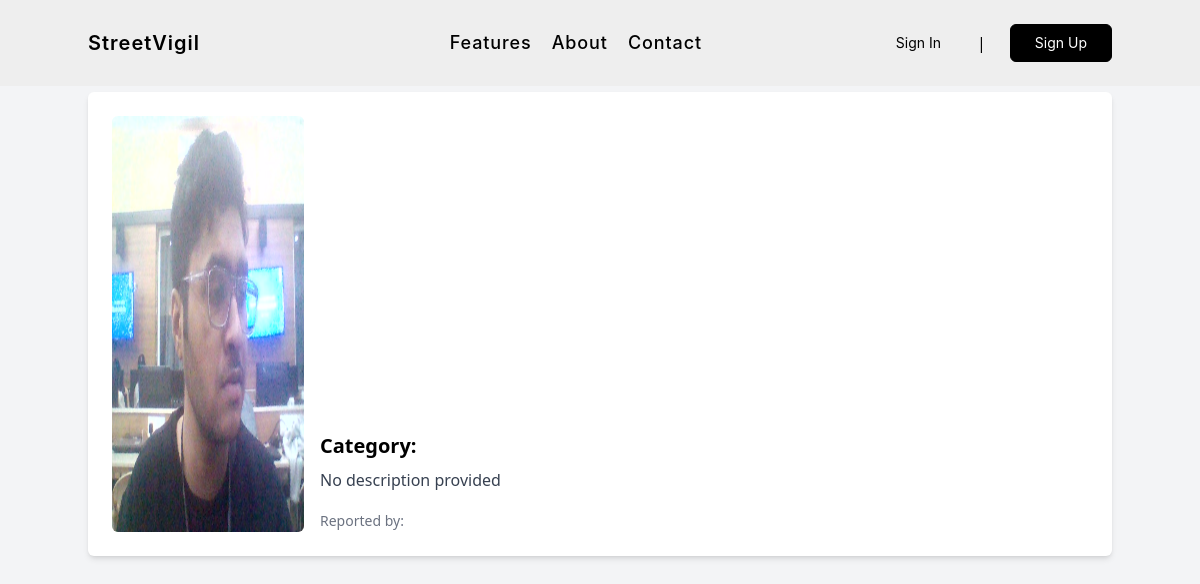
Screenshot of /streetvigil/crime_report/34/ with the database file from the repository.
### streetvigil/models.py (models this page shows, shortened)
class CapturedImage(models.Model):
    image = models.ImageField(upload_to='captured_images/')
    category = models.CharField(max_length=200, blank =  True , null = True)
    description = models.TextField(default='No description provided')
    reported_by = models.ForeignKey(User, on_delete=models.CASCADE, null=True, blank=True)
    latitude = models.FloatField(null=True, blank=True)
    longitude = models.FloatField(null=True, blank=True)
    verified = models.BooleanField(default=False )
    rewards = models.IntegerField(default=0)
    created_at = models.DateTimeField(default=timezone.now)
    class Meta:
        ordering = ['-created_at']

### streetvigil/views.py (the view)
# urls.py: path('crime_report/<int:crime_id>/', crime_report, name='crime_report'),
def crime_report(request, crime_id):
    crime_event = get_object_or_404(CapturedImage, id=crime_id)
    crime_map = folium.Map(location=[crime_event.latitude, crime_event.longitude], zoom_start=13)
    folium.Marker([crime_event.latitude, crime_event.longitude],
                  popup=f"Category: {crime_event.category}, Description: {crime_event.description}",
                  icon=folium.Icon(color='red', icon='circle', prefix='fa')).add_to(crime_map)
    crime_map_html = crime_map._repr_html_()
    context = {
        'crime_event': crime_event,
        'crime_map_html': crime_map_html,  # Pass the map as HTML string
    }
    return render(request, 'police_dashboard/crime_report.html', context)

### streetvigil/templates/police_dashboard/crime_report.html
{% extends "base.html" %}
{% block body %}
  <div class="container mx-auto my-8">
    <h2 class="text-3xl font-semibold mb-6">Complete Crime Report</h2>
    <div class="flex bg-white p-6 rounded-md shadow-md">
      <img src="{{ crime_event.image.url }}" alt="Crime Image" class="rounded-md w-48 mr-4">
      <div class="w-60">
        <div id="crime-map" style="height: 300px; width: 100%;">{{ crime_map_html|safe }}</div>
        <div class="mt-4">
          <p class="text-xl font-semibold mb-2">Category: {{ crime_event.get_category_display }}</p>
          <p class="text-gray-700">{{ crime_event.description }}</p>
          <div class="mt-4">
            <span class="text-sm text-gray-500">Reported by: {{ crime_event.reported_by.username }}</span>
          </div>
        </div>
      </div>
    </div>
  </div>
{% endblock %}

### rows the page displays
CapturedImage: image (picture), description "No description provided"
